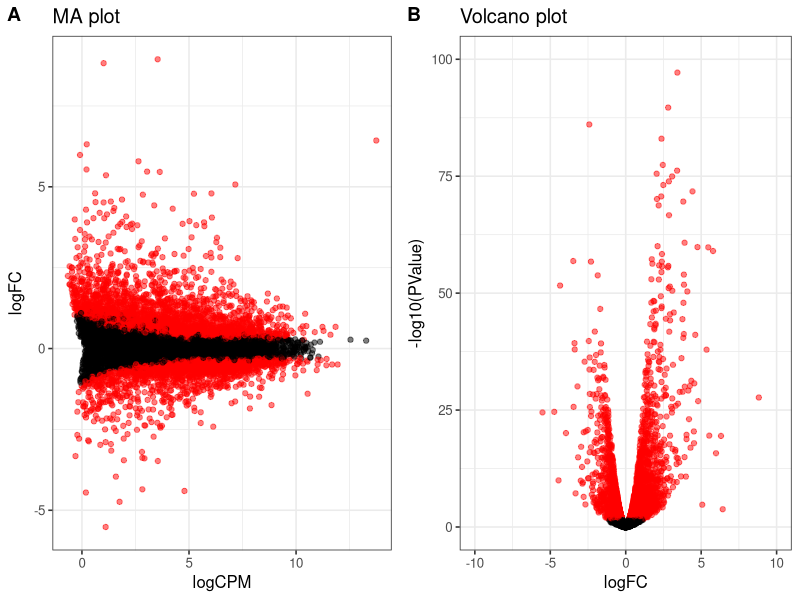

R code for this plot:
## ---- chunk 1
library("knitr")
opts_chunk$set(fig.align = "center", fig.width = 10)
## ---- chunk 2
library("edgeR")
library("ggplot2")
library("cowplot")
theme_set(theme_bw(base_size = 12))
## ---- chunk 3
counts <- read.table("../../data/mouse/counts-matrix-filtered.txt",
                     header = TRUE)
dim(counts)
head(counts)
## ---- chunk 4
anno <- read.table("../../data/mouse/annotation.txt", header = TRUE)
stopifnot(nrow(anno) == ncol(counts))
anno
## ---- chunk 5
expr <- DGEList(counts = counts, group = anno$treatment,
                genes = rownames(counts))
## ---- chunk 6
expr <- calcNormFactors(expr)
## ---- chunk 7
expr <- estimateDisp(expr)
## ---- chunk 8
de_test <- exactTest(expr)
topTags(de_test)
de_results <- topTags(de_test, n = nrow(counts), sort.by = "none")
de_results <- as.data.frame(de_results)
rownames(de_results) <- de_results$genes
de_results[["genes"]] <- NULL
fdr_cutoff <- 0.05
de_results$de <- de_results$FDR < fdr_cutoff
## ---- chunk 9
write.table(de_results, file = "../../data/mouse/de-results.txt",
            quote = FALSE, sep = "\t", col.names = NA)
## ---- chunk 10
ma_plot <- ggplot(de_results, aes(x = logCPM, y = logFC, color = de)) +
  geom_point(alpha = 0.5) +
  scale_color_manual(values = c("black", "red")) +
  theme(legend.position = "none") +
  labs(title = "MA plot")
volcano_plot <- ma_plot %+% aes(x = logFC, y = -log10(PValue)) +
  xlim(-10, 10) + ylim(0, 100) +
  labs(title = "Volcano plot")
plot_grid(ma_plot, volcano_plot, labels = LETTERS[1:2])
## ---- chunk 11
sessionInfo()
